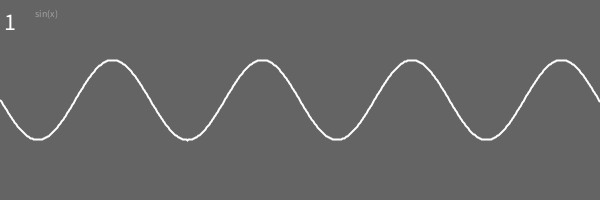
Frame 1 (no input)
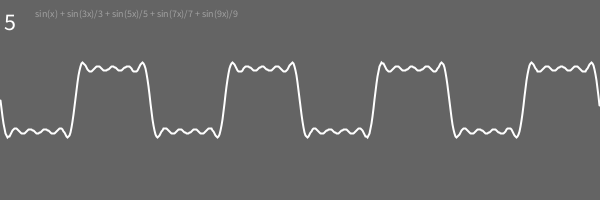
Frame 60 (the mouse pressed at the canvas centre just before this capture)
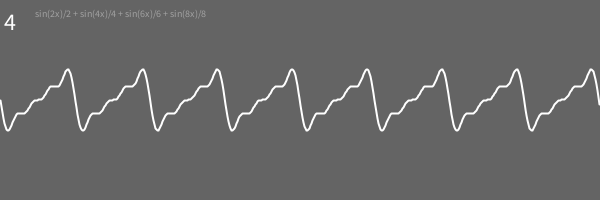
Frame 120 (the mouse held since frame 60 and released just before this capture)

The Processing sketch that drew these frames (run headless with seeded random() and noise(); from frame 60 on, the mouse is pressed at the canvas centre):

// Processing sketch: processing_136233
// ── processing_136233.pde

int steps = 1;              // How many sinewaves are added
int whichWave = 0;          // 0: Square, 1: Saw
String formula = "sin(x)";  // Just to show the formula
long timer = 0;
long timing = 300;

void setup() {
  size(600, 200);
}

void draw() {
  background(100);
  
  // Draw wave
  noFill(); stroke(255); strokeWeight(2);
  beginShape();
  for(int x = 0; x < width; x++) {  // For each horizontal pixel,
    float y = height * 0.5;         // Default Y value 
    for(int i = whichWave; i < steps*2+whichWave; i += 2) {
      // Add "sin(odd number * x)/odd number" or with even numbers according to which wave it's gonna make
      // Odd numbers get square wave, even numbers get saw wave 
      y += sin(x*0.042*(i+1))*40/(i+1);
    }
    vertex(x, y);
  }
  endShape();
  
  // Show text
  fill(255); textSize(24); text(steps, 4, 30);
  fill(255, 100); textSize(10); text(formula, 35, 10, width-40, height-20);
  
  if(millis() - timer > timing) {
    // If timer hits, increment a step and add text
    if(steps < 150) formula += " + sin(" + (steps*2+whichWave+1) + "x)/" + (steps*2+whichWave+1);
    steps++;
    timer = millis();
  }
}

void mousePressed() {
  // If mouse is pressed, change the mode
  steps = 1;
  whichWave = whichWave == 0 ? 1 : 0;
  formula = whichWave == 0 ? "sin(x)" : "sin(2x)/2";
}
